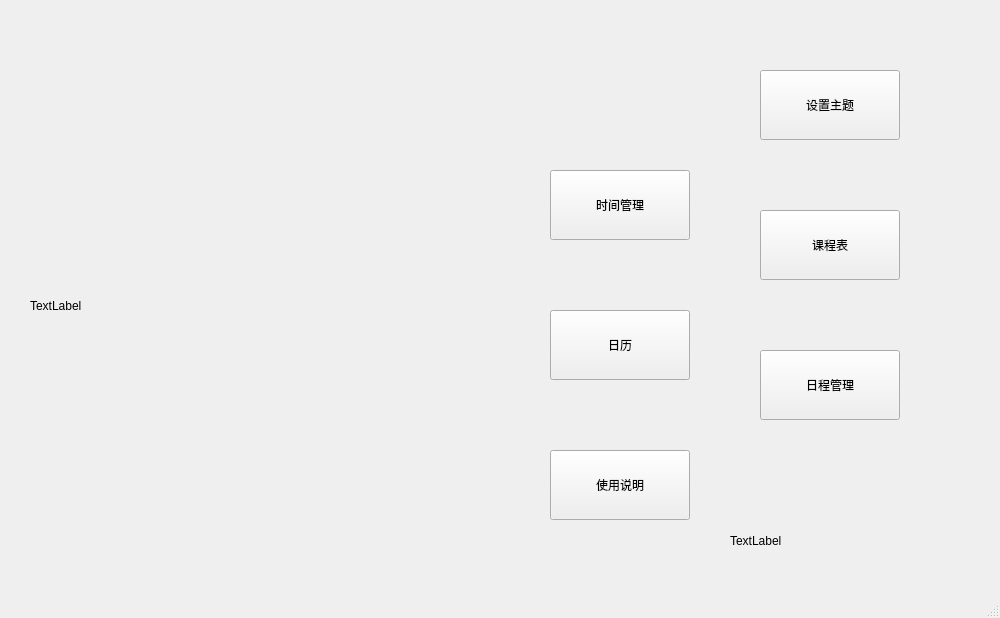
<?xml version="1.0" encoding="UTF-8"?>
<ui version="4.0">
 <class>MainWindow</class>
 <widget class="QMainWindow" name="MainWindow">
  <property name="geometry">
   <rect>
    <x>0</x>
    <y>0</y>
    <width>1000</width>
    <height>618</height>
   </rect>
  </property>
  <property name="minimumSize">
   <size>
    <width>1000</width>
    <height>618</height>
   </size>
  </property>
  <property name="maximumSize">
   <size>
    <width>1000</width>
    <height>618</height>
   </size>
  </property>
  <property name="windowTitle">
   <string>PKU自律指南</string>
  </property>
  <property name="windowIcon">
   <iconset resource="images.qrc">
    <normaloff>:/image/OIP.jpg</normaloff>:/image/OIP.jpg</iconset>
  </property>
  <property name="toolTip">
   <string>主窗口</string>
  </property>
  <property name="styleSheet">
   <string notr="true"/>
  </property>
  <property name="animated">
   <bool>false</bool>
  </property>
  <property name="unifiedTitleAndToolBarOnMac">
   <bool>false</bool>
  </property>
  <widget class="QWidget" name="centralwidget">
   <widget class="HoverButton" name="TTBT">
    <property name="geometry">
     <rect>
      <x>760</x>
      <y>210</y>
      <width>140</width>
      <height>70</height>
     </rect>
    </property>
    <property name="minimumSize">
     <size>
      <width>140</width>
      <height>70</height>
     </size>
    </property>
    <property name="maximumSize">
     <size>
      <width>200</width>
      <height>100</height>
     </size>
    </property>
    <property name="styleSheet">
     <string notr="true"/>
    </property>
    <property name="text">
     <string>课程表</string>
    </property>
   </widget>
   <widget class="HoverButton" name="pushButton">
    <property name="geometry">
     <rect>
      <x>760</x>
      <y>350</y>
      <width>140</width>
      <height>70</height>
     </rect>
    </property>
    <property name="minimumSize">
     <size>
      <width>140</width>
      <height>70</height>
     </size>
    </property>
    <property name="maximumSize">
     <size>
      <width>200</width>
      <height>100</height>
     </size>
    </property>
    <property name="styleSheet">
     <string notr="true"/>
    </property>
    <property name="text">
     <string>日程管理</string>
    </property>
   </widget>
   <widget class="HoverButton" name="readme">
    <property name="geometry">
     <rect>
      <x>550</x>
      <y>450</y>
      <width>140</width>
      <height>70</height>
     </rect>
    </property>
    <property name="minimumSize">
     <size>
      <width>140</width>
      <height>70</height>
     </size>
    </property>
    <property name="maximumSize">
     <size>
      <width>200</width>
      <height>100</height>
     </size>
    </property>
    <property name="styleSheet">
     <string notr="true"/>
    </property>
    <property name="text">
     <string>使用说明</string>
    </property>
   </widget>
   <widget class="HoverButton" name="style">
    <property name="geometry">
     <rect>
      <x>760</x>
      <y>70</y>
      <width>140</width>
      <height>70</height>
     </rect>
    </property>
    <property name="minimumSize">
     <size>
      <width>140</width>
      <height>70</height>
     </size>
    </property>
    <property name="maximumSize">
     <size>
      <width>200</width>
      <height>100</height>
     </size>
    </property>
    <property name="styleSheet">
     <string notr="true"/>
    </property>
    <property name="text">
     <string>设置主题</string>
    </property>
   </widget>
   <widget class="HoverButton" name="calBT">
    <property name="geometry">
     <rect>
      <x>550</x>
      <y>310</y>
      <width>140</width>
      <height>70</height>
     </rect>
    </property>
    <property name="minimumSize">
     <size>
      <width>140</width>
      <height>70</height>
     </size>
    </property>
    <property name="maximumSize">
     <size>
      <width>200</width>
      <height>100</height>
     </size>
    </property>
    <property name="styleSheet">
     <string notr="true"/>
    </property>
    <property name="text">
     <string>日历</string>
    </property>
   </widget>
   <widget class="HoverButton" name="clockBT">
    <property name="geometry">
     <rect>
      <x>550</x>
      <y>170</y>
      <width>140</width>
      <height>70</height>
     </rect>
    </property>
    <property name="minimumSize">
     <size>
      <width>140</width>
      <height>70</height>
     </size>
    </property>
    <property name="maximumSize">
     <size>
      <width>200</width>
      <height>100</height>
     </size>
    </property>
    <property name="cursor">
     <cursorShape>PointingHandCursor</cursorShape>
    </property>
    <property name="styleSheet">
     <string notr="true"/>
    </property>
    <property name="text">
     <string>时间管理</string>
    </property>
   </widget>
   <widget class="QLabel" name="mainlabel">
    <property name="geometry">
     <rect>
      <x>30</x>
      <y>100</y>
      <width>461</width>
      <height>411</height>
     </rect>
    </property>
    <property name="minimumSize">
     <size>
      <width>461</width>
      <height>411</height>
     </size>
    </property>
    <property name="maximumSize">
     <size>
      <width>461</width>
      <height>411</height>
     </size>
    </property>
    <property name="text">
     <string>TextLabel</string>
    </property>
   </widget>
   <widget class="QLabel" name="label3">
    <property name="geometry">
     <rect>
      <x>730</x>
      <y>450</y>
      <width>311</width>
      <height>181</height>
     </rect>
    </property>
    <property name="text">
     <string>TextLabel</string>
    </property>
   </widget>
  </widget>
  <widget class="QMenuBar" name="menubar">
   <property name="geometry">
    <rect>
     <x>0</x>
     <y>0</y>
     <width>1000</width>
     <height>17</height>
    </rect>
   </property>
  </widget>
  <widget class="QStatusBar" name="statusbar"/>
 </widget>
 <customwidgets>
  <customwidget>
   <class>HoverButton</class>
   <extends>QPushButton</extends>
   <header>hoverbutton.h</header>
  </customwidget>
 </customwidgets>
 <resources>
  <include location="images.qrc"/>
 </resources>
 <connections/>
</ui>
